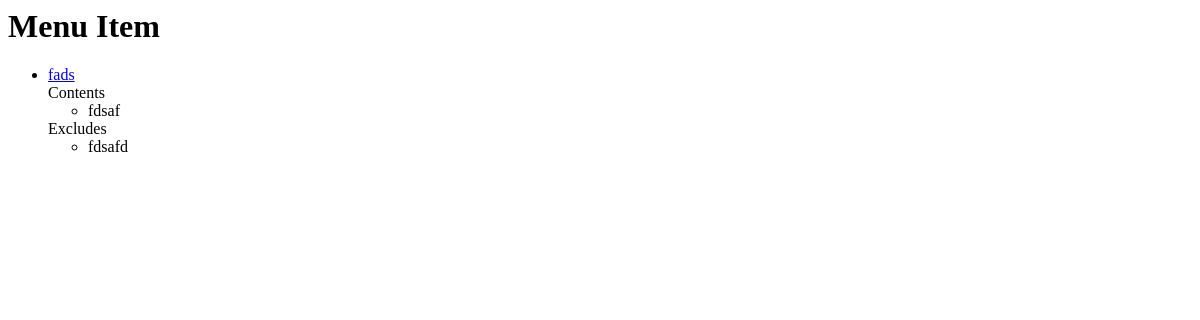
The page /items/ (signed in) on the database as committed earlier.
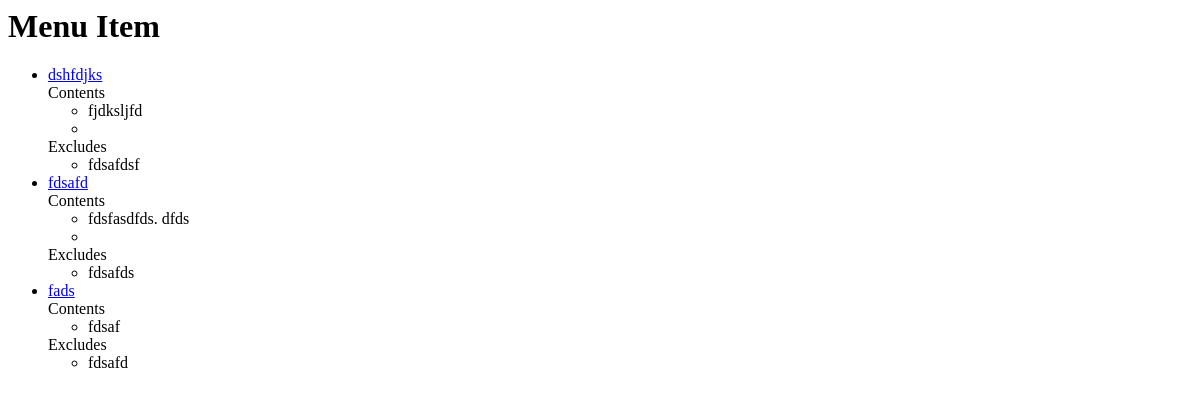
The same page on the database as committed later.
### menues/models.py (models this page shows, shortened)
class Item(models.Model):
    user = models.ForeignKey(settings.AUTH_USER_MODEL)
    restaurant = models.ForeignKey(RestaurantsLocations)
    name = models.CharField(max_length=120)
    contents = models.TextField(help_text='Separate each item by comma')
    excludes = models.TextField(blank=True, null=True, help_text='Separate each item by comma')
    public = models.BooleanField(default=True)
    timestamp = models.DateTimeField(auto_now_add=True)
    updated = models.DateTimeField(auto_now=True)
    class Meta:
        ordering = ['-updated', '-timestamp']
    def get_absolute_url(self):
        return reverse('menues:detail', kwargs={'pk': self.pk})
    def get_contents(self):
        return self.contents.split(",")
    def get_excludes(self):
        return self.excludes.split(",")

### menues/views.py (the view)
# urls.py: url(r'$', ItemListView.as_view(), name='list'),
class ItemListView(ListView):
    def get_queryset(self):
        return Item.objects.filter(user=self.request.user)

### menues/templates/menues/item_list.html
{% block content %}
<h1> Menu Item  </h1>
{% endblock  %}
<ul>
    {% for obj in object_list %}
        <li><a href="{{ obj.get_absolute_url }}"> {{ obj.name }}</a><br>
            {% if obj.contents %}
                        Contents
            <ul>
                {% for item in obj.get_contents %}
                    <li>{{ item }}</li>
                {% endfor %}
            </ul>
             {% endif %}
             {% if obj.excludes %}
                        Excludes
            <ul>
                {% for item in obj.get_excludes %}
                    <li>{{ item }}</li>
                {% endfor %}
            </ul>
            {% endif %}
        </li>
    {%  endfor %}
</ul>

Rows that differ between the two databases and show on the page:
added Item: name "dshfdjks", get_contents "fjdksljfd", get_excludes "fdsafdsf"
added Item: name "fdsafd", get_contents "fdsfasdfds. dfds", get_excludes "fdsafds"
